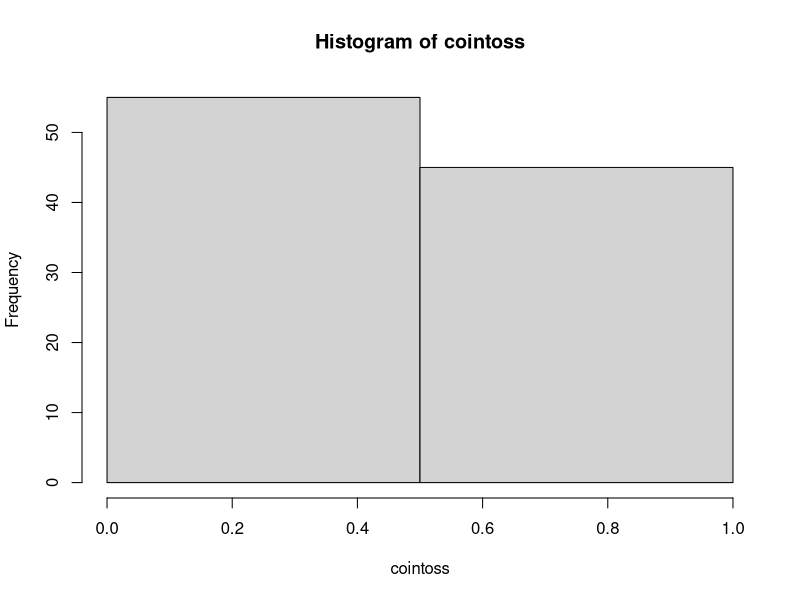
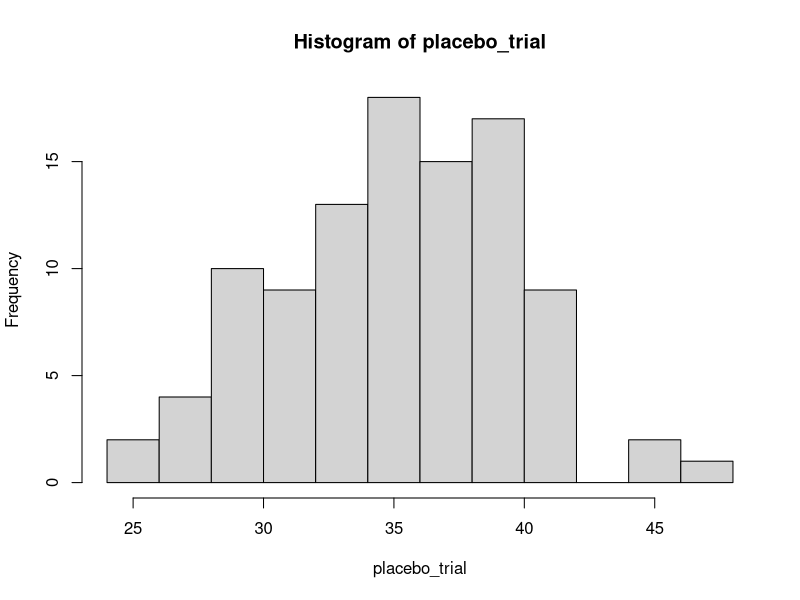
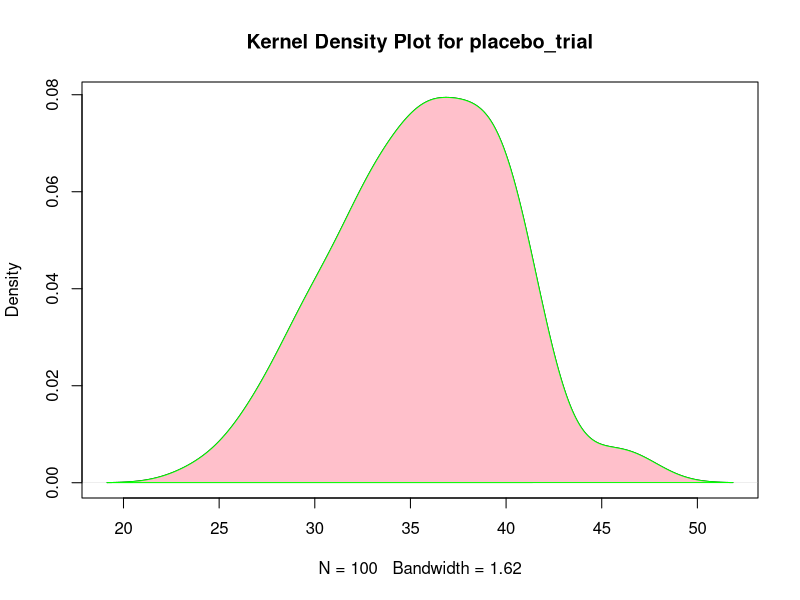

Write R code to recreate these figures, in order.
## ---- chunk 1
knitr::opts_chunk$set(echo = TRUE)
## ---- chunk 2
dbinom(70, 100, 0.69)
## ---- chunk 3
pbinom(70, 100, 0.69)
## ---- chunk 4
qbinom(0.5, 100, 0.69); qbinom(.3, 100, 0.69)
## ---- chunk 5
cointoss <- rbinom(100, 1, 0.5); cointoss
hist(cointoss, breaks=2)
## ---- chunk 6
placebo_trial <- rbinom(100, 70, 0.5)
hist(placebo_trial, breaks=10)
d <- density(placebo_trial)
plot(d, main="Kernel Density Plot for placebo_trial")
polygon(d, col="pink", border="green") 
## ---- chunk 7
summary(placebo_trial)
summary(PlantGrowth)
testBdata <- rbinom(70, 100, 0.69); summary(testBdata)
## ---- chunk 8
str(placebo_trial)
str(PlantGrowth)
str(testBdata)
